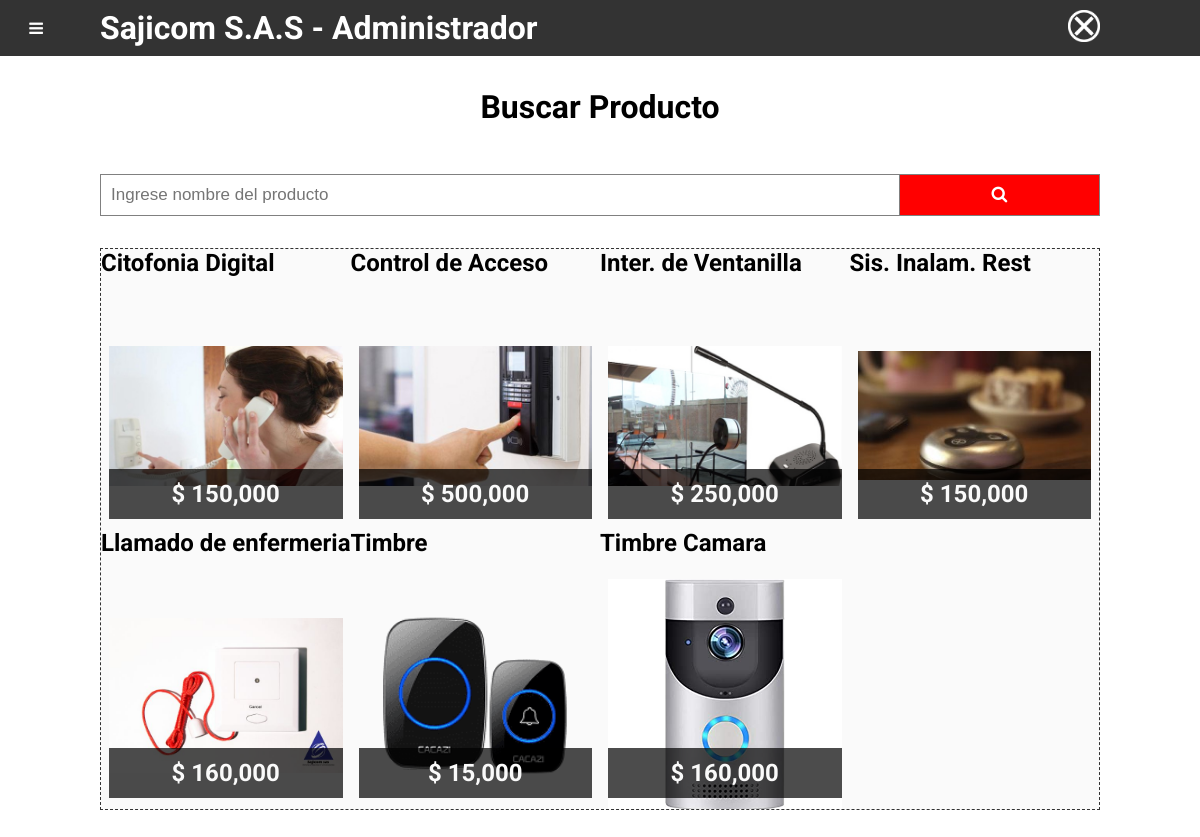
Page /admin/products/search (signed in) on the committed database.
### tables this page shows
CREATE TABLE products (id INTEGER PRIMARY KEY AUTOINCREMENT UNIQUE NOT NULL, product_name VARCHAR UNIQUE NOT NULL, product_price DOUBLE NOT NULL, product_filename VARCHAR NOT NULL, enabled BOOLEAN DEFAULT ('TRUE') NOT NULL);

### app.py (the view, shortened to what this page needs)
@app.route("/admin/products/search", methods=["GET","POST"])
@login_required
@check_if_admin
def search_products():
    if request.method == "GET":
        products = CRUD.leer_productos()
    return render_template("admin-panel-products-search.html",products=products)

### CRUD.py (called while the page is built)
def leer_productos():
    connection = db.get_db()
    cur=connection.cursor()
    cur.execute("SELECT * FROM products")
    rv = cur.fetchall()
    db.close_db()
    return rv

### app.py (called while the page is built)
def login_required(view):
    @functools.wraps(view)
    def wrapped_view(*args, **kwargs):
        if not 'user_id' in session :
            print('Acceso denegado!')
            return redirect( url_for('index'))
        return view(*args, **kwargs)
    return wrapped_view

def check_if_admin(view):
    @functools.wraps(view)
    def wrapped_view(*args, **kwargs):
        if session.get("user_admin") == 0 :
            return redirect( url_for('cashier'))
        return view(*args, **kwargs)
    return wrapped_view

@app.after_request
def after_request(response):
    response.headers["Cache-Control"] = "no-cache, no-store, must-revalidate, public, max-age=0"
    response.headers["Expires"] = '0'
    response.headers["Pragma"] = "no-cache"
    return response

### db.py (called while the page is built)
def get_db():
    try:
        con=sqlite3.connect('DB/brioche.db')
        return con
    except :
        print('Error al conectar DB.')

### templates/admin-panel-products-search.html
{% extends 'admin-layout.html' %} {% block body %}
<main>
  <h1 class="title">Buscar Producto</h1>
  <form action="/admin/products/search" class="search-box" method="POST">
    <input
      type="text"
      id="product_name"
      name="product_name"
      placeholder="Ingrese nombre del producto"
    />
    <button><i class="fa fa-search"></i></button>
  </form>
  <section class="products-gallery">
    {% if products != '' %} {% for product in products %}
    <div class="product-card">
      <h2>{{product[1]}}</h2>
      <img
        class="product-card-image"
        src="{{ url_for('static', filename='images/'+product[3]) }}"
        alt="{{product[3]}}"
      />
      <h2 class="product-card-price">{{"$ {:,.0f}".format(product[2])}}</h2>
    </div>
    {% endfor %} {% endif %}
  </section>
</main>
{% endblock body %}

### templates/admin-layout.html (shortened to what this page needs)
<!DOCTYPE html>
<html lang="en">
  <head>
    <link
      rel="stylesheet"
      href="{{ url_for('static', filename='styles/admin-dashboard.css') }}"
    />
    <link
      rel="stylesheet"
      href="{{ url_for('static', filename='styles/animations.css') }}"
    />
    <link
      rel="stylesheet"
      href="https://stackpath.bootstrapcdn.com/font-awesome/4.7.0/css/font-awesome.min.css"
    />
  </head>
  <header>
    <h1>Sajicom S.A.S <span>- Administrador</span></h1>
    <a href="/logout">
      <img
        src="{{ url_for('static', filename='images/logout.png') }}"
        alt="Logout"
        class="logout-image"
      />
    </a>
    <div class="menu-button">
      <i class="fa fa-bars"></i>
    </div>
  </header>
  {% block body %} {% endblock body %}
</html>

### static/styles/admin-dashboard.css (style rules this page uses)
* { box-sizing: border-box; }
body, h1, h2, h3, h4, h5, h6 { margin: 0; padding: 0; }
header { background-color: rgb(0, 0, 0, 0.8); display: flex; align-items: center; justify-content: space-between; min-height: 56px; max-height: 64px; padding: 0px calc(100vw / 12 * 1); position: relative; }
header img { width: 64px; }
header .menu-button { position: absolute; left: 0.75rem; width: 48px; height: 56px; }
.menu-button { cursor: pointer; display: flex; justify-content: center; align-items: center; }
main { color: #000000; height: calc(100vh - 64px); padding: 2rem calc(100vw / 12 * 1); }
.title { text-align: center; }
a { text-decoration: none; }
form { max-width: 250px; margin: auto; margin-top: 2rem; }
form > * { margin: 1rem auto; }
form.search-box { max-width: 100%; }
form.search-box input[type="text"] { border: 1px solid grey; float: left; font-size: 17px; padding: 10px; width: 80%; }
form.search-box button { background: #ff0000; border: 1px solid grey; border-left: none; color: white; cursor: pointer; float: left; font-size: 17px; padding: 10px; width: 20%; }
form.search-box::after { clear: both; content: ""; display: table; }
.products-gallery { align-items: flex-start; background-color: #fafafa; border: thin dashed #323232; display: flex; flex-wrap: wrap; height: 50vh; margin-top: 1rem; overflow-y: auto; }
.product-card { cursor: pointer; position: relative; min-width: 25%; }
.product-card::after { content: ""; display: block; padding-bottom: 100%; }
.product-card-image { height: 100%; padding: 0.5rem; position: absolute; width: 100%; object-fit: contain; }
.product-card-price { align-items: center; background-color: rgba(0, 0, 0, 0.7); bottom: 0px; color: #fafafa; display: flex; height: 50px; justify-content: center; left: 0px; margin: 0.5rem; position: absolute; width: calc(100% - 1rem); }
a { color: inherit; text-decoration: none; }
.logout-image { height: 2rem; width: 2rem; }

### rows in the picture
products: product_name "Citofonia Digital", product_filename (picture), product_price "$ 150,000"
products: product_name "Control de Acceso", product_filename (picture), product_price "$ 500,000"
products: product_name "Inter. de Ventanilla", product_filename (picture), product_price "$ 250,000"
products: product_name "Sis. Inalam. Rest", product_filename (picture), product_price "$ 150,000"
products: product_name "Llamado de enfermeria", product_filename (picture), product_price "$ 160,000"
products: product_name "Timbre", product_filename (picture), product_price "$ 15,000"
products: product_name "Timbre Camara", product_filename (picture), product_price "$ 160,000"
